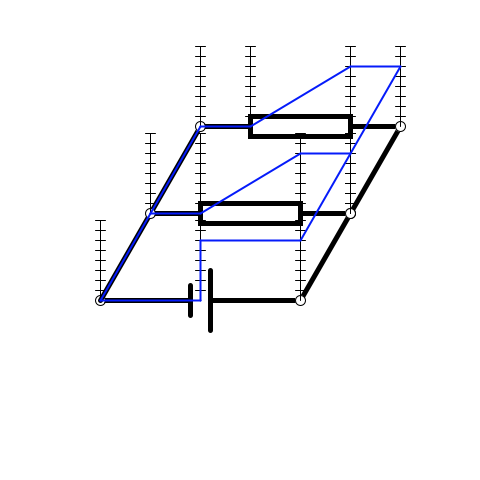
Frame 1 (no input)
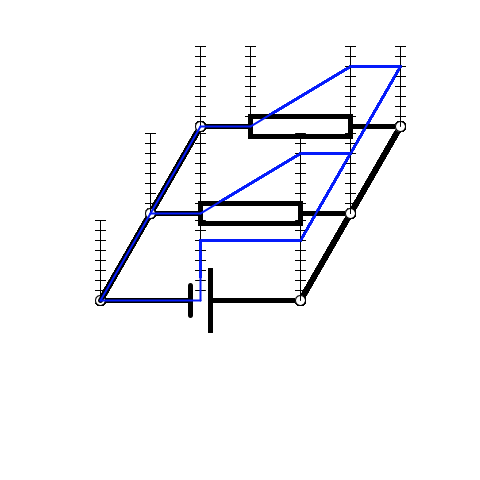
Frame 60 (the mouse pressed at the canvas centre just before this capture)
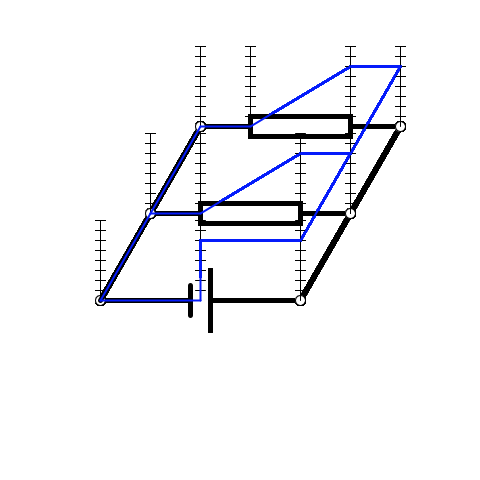
Frame 120 (the mouse held since frame 60 and released just before this capture)

The Processing sketch that drew these frames (run headless with seeded random() and noise(); from frame 60 on, the mouse is pressed at the canvas centre):

// Processing sketch: Interective_circuit_R
// ── Interective_circuit_R.pde
BatObj w1;
WireObj w2;
WireObj w3;
RObj w4;
RObj w5;
WireObj w6;
WireObj w7;

int memoriWeight = 1;
int graphWeight = 2;

void setup() {
  size(480,480);
  background(255);
  smooth();
  strokeWeight(5);//回路の線の幅
  
  float x1 = 100; 
  float y1 = 300;
  float L1 = 100;
  float L2 = 200;
  float deg = radians(60); //0度〜180度で指定
  float Vin = 60;
  float Gnd  = 0;
  
  
  w1 = new BatObj(x1,y1,L2,deg,Gnd, Vin, "R");
  w2 = new WireObj(w1.endX,w1.endY,L1,deg,w1.Vout,w1.Vout ,"U");
    w3 = new WireObj(w2.endX,w2.endY,L1,deg,w2.Vout,w2.Vout ,"U");
  w4 = new RObj(w2.endX,w2.endY,L2,deg,w2.Vout,Gnd,"L");
  w5 = new RObj(w3.endX,w3.endY,L2,deg,w3.Vout,Gnd,"L");
  w6 = new WireObj(w5.endX,w5.endY,L1,deg,Gnd,Gnd,"D");
    w7 = new WireObj(w4.endX,w4.endY,L1,deg,Gnd,Gnd,"D");
}

void draw() {
  float Vmax = 80;
  w1.displayC();
  w2.displayC();
  w3.displayC();
  w4.displayC();
    w5.displayC();
  w6.displayC();
  w7.displayC();
  
  w1.displayS(Vmax,0);
  w2.displayS(Vmax,0);
  w3.displayS(Vmax,0);
  w4.displayS(Vmax,0);
    w5.displayS(Vmax,0);
  w6.displayS(Vmax,0);
  w7.displayS(Vmax,0);
  
  w1.displayV();
  w2.displayV();
  w3.displayV();
  w4.displayV();
    w5.displayV();
  w6.displayV();
  w7.displayV();
}



//****************オブジェクトの定義はここから下で*****************//
//ワイヤーオブジェクトを手動で継承

//***初期化
//**WireObj(始点x,始点y,線の長さ,角度,入力電圧、出力電圧、向き)
//**RObj(始点x,始点y,線の長さ,角度,入力電圧、出力電圧、向き)
//**BatObj(始点x,始点y,線の長さ,角度,入力電圧、出力電圧、向き)

//メソッド
//.displayC(); 回路を描画
//.displyS(Vmax,Vmin);目盛りを表示　引数は、縦軸の上限
//.displayV(); グラフを描画　
//     まだ、縦軸をマイナスの方向には拡張できていないです。

class WireObj{
  float x1 , y1;
  float L,deg;
  float Vin,Vout;
  String Muki; 
  
  float endX = 0;
  float  endY = 0;
  
  WireObj(float tempX,float tempY, float tempL ,float tempDeg , float tempVin, float tempVout ,String tempMuki) {
    x1 = tempX;
    y1 = tempY;
    L = tempL;
    deg = tempDeg;
    Vin = tempVin;
    Vout = tempVout;
    Muki = tempMuki;
    
    
    if (Muki == "U") {
      endX = x1 + L  * cos(deg);
      endY = y1 - L * sin(deg);
    } 
    else if (Muki == "R") {
      endX = x1 + L;
      endY = y1;
    }
    else if (Muki == "L") {
      endX = x1 - L;
      endY = y1;
    }
    else if (Muki == "D") {
      endX = x1 - L  * cos(deg);
      endY = y1 + L * sin(deg);
    } 
  }
  
  void displayC() { //回路の表示メソッド
    stroke(0);
    line(x1,y1,endX,endY); 
    pushStyle();
    strokeWeight(memoriWeight);
    ellipse(x1,y1,10,10);
    popStyle();
  }
  void displayV() {//グラフを表示するメソッド //グラフの縦軸の幅はVmaxで取得
    //電圧を作図する
    pushStyle(); 
    stroke(#051BFA);
    strokeWeight(graphWeight);
    line(x1,y1 - Vin ,endX,endY - Vin);
    popStyle();
  }
  
  void displayS(float Vmax , float Vmin) {
    //電圧のメモリ
    pushStyle(); 
    strokeWeight(memoriWeight);
    line(x1,y1 - Vmax,x1,y1 + Vmin);
    for (int i = 1;i <= Vmax / 10;i++) {//Vinの目盛り
      line(x1 - 5, y1 - i  * 10 , x1 + 5 , y1 - i  * 10);
    }
    popStyle();
  }
}



class RObj{
  float x1 , y1;
  float L,deg;
  float Vin,Vout;
  String Muki; //ワイヤーの向き　１；縦　０；横
  
  float endX = 0;
  float  endY = 0;
  
  //R抵抗の作図用
  float rWidHi = 2; //Rの幅をワイヤーの長さLに対してどんな比にするか
  float rHeight = 10;
  
  RObj(float tempX,float tempY, float tempL ,float tempDeg , float tempVin,  float tempVout ,String tempMuki) {
    x1 = tempX;
    y1 = tempY;
    L = tempL;
    deg = tempDeg;
    Vin = tempVin;
    Vout = tempVout;
    Vout = tempVout;
    Muki = tempMuki;
    
    if (Muki == "U") {
      endX = x1 + L  * cos(deg);
      endY = y1 - L * sin(deg);
    } 
    else if (Muki == "R") {
      endX = x1 + L;
      endY = y1;
    }
    else if (Muki == "L") {
      endX = x1 - L;
      endY = y1;
    }
    else if (Muki == "D") {
      endX = x1 - L  * cos(deg);
      endY = y1 + L * sin(deg);
    } 
  }
  
  void displayC() { //回路の表示メソッド
    stroke(0);
    line(x1,y1,endX,endY); 
    float rWidth = L / rWidHi;
    
    //縦か横で場合分け
    if (Muki == "U" || Muki == "D") {
      quad(endX * (rWidHi - 1) / (2 * rWidHi)   +   x1 * (rWidHi + 1) / (2 * rWidHi)  + rHeight,endY * (rWidHi - 1) / (2 * rWidHi)   +   y1 * (rWidHi + 1) / (2 * rWidHi) ,
        endX * (rWidHi - 1) / (2 * rWidHi)   +   x1 * (rWidHi + 1) / (2 * rWidHi)  - rHeight ,endY * (rWidHi - 1) / (2 * rWidHi)   +   y1 * (rWidHi + 1) / (2 * rWidHi) ,
        x1 * (rWidHi - 1) / (2 * rWidHi)   +   endX * (rWidHi + 1) / (2 * rWidHi) - rHeight ,y1 * (rWidHi - 1) / (2 * rWidHi)   +   endY * (rWidHi + 1) / (2 * rWidHi) ,
        x1 * (rWidHi - 1) / (2 * rWidHi)   +   endX * (rWidHi + 1) / (2 * rWidHi) + rHeight ,y1 * (rWidHi - 1) / (2 * rWidHi)   +   endY * (rWidHi + 1) / (2 * rWidHi) 
     );} else {
      quad(endX * (rWidHi - 1) / (2 * rWidHi)   +   x1 * (rWidHi + 1) / (2 * rWidHi)  ,endY * (rWidHi - 1) / (2 * rWidHi)   +   y1 * (rWidHi + 1) / (2 * rWidHi) + rHeight ,
        endX * (rWidHi - 1) / (2 * rWidHi)   +   x1 * (rWidHi + 1) / (2 * rWidHi)   ,endY * (rWidHi - 1) / (2 * rWidHi)   +   y1 * (rWidHi + 1) / (2 * rWidHi) -  rHeight,
        x1 * (rWidHi - 1) / (2 * rWidHi)   +   endX * (rWidHi + 1) / (2 * rWidHi)  ,y1 * (rWidHi - 1) / (2 * rWidHi)   +   endY * (rWidHi + 1) / (2 * rWidHi) - rHeight,
        x1 * (rWidHi - 1) / (2 * rWidHi)   +   endX * (rWidHi + 1) / (2 * rWidHi)  ,y1 * (rWidHi - 1) / (2 * rWidHi)   +   endY * (rWidHi + 1) / (2 * rWidHi) + rHeight
       );
    }
    pushStyle();
    strokeWeight(memoriWeight);
    ellipse(x1,y1,10,10);
    popStyle();
  }
  
  void displayV() {//グラフを表示するメソッド //グラフの縦軸の幅はVmaxで取得
    //電圧を作図する
    pushStyle();
    stroke(#051BFA);
    strokeWeight(graphWeight);
    line(x1,y1 - Vin ,
      endX * (rWidHi - 1) / (2 * rWidHi)   +   x1 * (rWidHi + 1) / (2 * rWidHi)   ,endY * (rWidHi - 1) / (2 * rWidHi)   +   y1 * (rWidHi + 1) / (2 * rWidHi)  - Vin);
    line(endX * (rWidHi - 1) / (2 * rWidHi)   +   x1 * (rWidHi + 1) / (2 * rWidHi)   ,endY * (rWidHi - 1) / (2 * rWidHi)   +   y1 * (rWidHi + 1) / (2 * rWidHi) - Vin ,
      x1 * (rWidHi - 1) / (2 * rWidHi)   +   endX * (rWidHi + 1) / (2 * rWidHi)   ,y1 * (rWidHi - 1) / (2 * rWidHi)   +   endY * (rWidHi + 1) / (2 * rWidHi) - Vout);
    line(x1 * (rWidHi - 1) / (2 * rWidHi)   +   endX * (rWidHi + 1) / (2 * rWidHi)  ,y1 * (rWidHi - 1) / (2 * rWidHi)   +   endY * (rWidHi + 1) / (2 * rWidHi) - Vout ,
      endX ,endY - Vout);
    popStyle();
  }
  
  void displayS(float Vmax , float Vmin) {  
    //縦軸を描画
    //線の幅memoriWeight は、グローバル変数で定義
    stroke(0);
    pushStyle(); 
    strokeWeight(memoriWeight);
    
    //銅線の縦軸
    line(x1,y1 - Vmax,x1,y1 + Vmin);
    // 抵抗の縦軸
    line(endX * (rWidHi - 1) / (2 * rWidHi)   +   x1 * (rWidHi + 1) / (2 * rWidHi) , endY * (rWidHi - 1) / (2 * rWidHi)   +   y1 * (rWidHi + 1) / (2 * rWidHi)  - Vmax,
      endX * (rWidHi - 1) / (2 * rWidHi)   +   x1 * (rWidHi + 1) / (2 * rWidHi) , endY * (rWidHi - 1) / (2 * rWidHi)   +   y1 * (rWidHi + 1) / (2 * rWidHi) + Vmin
     );
    //銅線の縦軸
    line(x1 * (rWidHi - 1) / (2 * rWidHi)   +   endX * (rWidHi + 1) / (2 * rWidHi) , y1 * (rWidHi - 1) / (2 * rWidHi)   +   endY * (rWidHi + 1) / (2 * rWidHi)  - Vmax,
      x1 * (rWidHi - 1) / (2 * rWidHi)   +   endX * (rWidHi + 1) / (2 * rWidHi) , y1 * (rWidHi - 1) / (2 * rWidHi)   +   endY * (rWidHi + 1) / (2 * rWidHi) + Vmin
     );
    
    for (int i = 1;i <= Vmax / 10;i++) {//Vinの目盛り
      line(x1 - 5, y1 - i  * 10 , x1 + 5 , y1 - i  * 10);
    }
    
    if (Muki == "R" || Muki == "L") { // //抵抗前の目盛り
      for (int i = 1;i <= Vmax / 10;i++) {
        line(endX * (rWidHi - 1) / (2 * rWidHi)   +   x1 * (rWidHi + 1) / (2 * rWidHi) - 5, 
          y1 * (rWidHi - 1) / (2 * rWidHi)   +   endY * (rWidHi + 1) / (2 * rWidHi) - i  * 10 ,
          endX * (rWidHi - 1) / (2 * rWidHi)   +   x1 * (rWidHi + 1) / (2 * rWidHi) + 5 ,
          y1 * (rWidHi - 1) / (2 * rWidHi)   +   endY * (rWidHi + 1) / (2 * rWidHi) - i  * 10);
      }
    } else {
      for (int i = 1;i <= Vmax / 10;i ++) {
        line(endX * (rWidHi - 1) / (2 * rWidHi)   +   x1 * (rWidHi + 1) / (2 * rWidHi)  - 5, 
          endY * (rWidHi - 1) / (2 * rWidHi)   +   y1 * (rWidHi + 1) / (2 * rWidHi)  - i * 10,
          endX * (rWidHi - 1) / (2 * rWidHi)   +   x1 * (rWidHi + 1) / (2 * rWidHi) + 5, 
          endY * (rWidHi - 1) / (2 * rWidHi)   +   y1 * (rWidHi + 1) / (2 * rWidHi) - i * 10
         );
      }
    }
    if (Muki == "R" || Muki == "L") { // //抵抗後の目盛り
      for (int i = 1;i <= Vmax / 10;i++) {
        line(x1 * (rWidHi - 1) / (2 * rWidHi)   +   endX * (rWidHi + 1) / (2 * rWidHi) - 5, 
          endY * (rWidHi - 1) / (2 * rWidHi)   +   y1 * (rWidHi + 1) / (2 * rWidHi) - i  * 10 ,
          x1 * (rWidHi - 1) / (2 * rWidHi)   +   endX * (rWidHi + 1) / (2 * rWidHi) + 5 ,
          endY * (rWidHi - 1) / (2 * rWidHi)   +   y1 * (rWidHi + 1) / (2 * rWidHi) - i  * 10);
      }
    } else {
      for (int i = 1;i <= Vmax / 10;i ++) {
        line(x1 * (rWidHi - 1) / (2 * rWidHi)   +   endX * (rWidHi + 1) / (2 * rWidHi)  - 5, 
          y1 * (rWidHi - 1) / (2 * rWidHi)   +   endY * (rWidHi + 1) / (2 * rWidHi)  - i * 10,
          x1 * (rWidHi - 1) / (2 * rWidHi)   +   endX * (rWidHi + 1) / (2 * rWidHi) + 5, 
          y1 * (rWidHi - 1) / (2 * rWidHi)   +   endY * (rWidHi + 1) / (2 * rWidHi) - i * 10
         );
      }
    }
    popStyle();
  }
}



class BatObj{
  float x1 , y1;
  float L,deg;
  float Vin,Vout;
  String Muki; //ワイヤーの向き　１；縦　０；横
  
  float endX = 0;
  float  endY = 0;
  
  //R抵抗の作図用
  float batWidHi = 10; //Vの幅をワイヤーの長さLに対してどんな比にするか
  float rHeight = 20;
  
  BatObj(float tempX,float tempY, float tempL ,float tempDeg , float tempVin,  float tempVout ,String tempMuki) {
    x1 = tempX;
    y1 = tempY;
    L = tempL;
    deg = tempDeg;
    Vin = tempVin;
    Vout = tempVout;
    Vout = tempVout;
    Muki = tempMuki;
    
    if (Muki == "U") {
      endX = x1 + L  * cos(deg);
      endY = y1 - L * sin(deg);
    } 
    else if (Muki == "R") {
      endX = x1 + L;
      endY = y1;
    }
    else if (Muki == "L") {
      endX = x1 - L;
      endY = y1;
    }
    else if (Muki == "D") {
      endX = x1 - L  * cos(deg);
      endY = y1 + L * sin(deg);
    } 
  }
  
  void displayC() { //回路の表示メソッド
    stroke(0);
    line(x1,y1,endX,endY); 
    stroke(255);  
    //縦か横で場合分け
    if (Muki == "U" || Muki == "D") {
      quad(endX * (batWidHi - 1) / (2 * batWidHi)   +   x1 * (batWidHi + 1) / (2 * batWidHi)  + rHeight,endY * (batWidHi - 1) / (2 * batWidHi)   +   y1 * (batWidHi + 1) / (2 * batWidHi) ,
        endX * (batWidHi - 1) / (2 * batWidHi)   +   x1 * (batWidHi + 1) / (2 * batWidHi)  - rHeight ,endY * (batWidHi - 1) / (2 * batWidHi)   +   y1 * (batWidHi + 1) / (2 * batWidHi) ,
        x1 * (batWidHi - 1) / (2 * batWidHi)   +   endX * (batWidHi + 1) / (2 * batWidHi) - rHeight ,y1 * (batWidHi - 1) / (2 * batWidHi)   +   endY * (batWidHi + 1) / (2 * batWidHi) ,
        x1 * (batWidHi - 1) / (2 * batWidHi)   +   endX * (batWidHi + 1) / (2 * batWidHi) + rHeight ,y1 * (batWidHi - 1) / (2 * batWidHi)   +   endY * (batWidHi + 1) / (2 * batWidHi) 
     );} else {
      quad(endX * (batWidHi - 1) / (2 * batWidHi)   +   x1 * (batWidHi + 1) / (2 * batWidHi)  ,endY * (batWidHi - 1) / (2 * batWidHi)   +   y1 * (batWidHi + 1) / (2 * batWidHi) + rHeight ,
        endX * (batWidHi - 1) / (2 * batWidHi)   +   x1 * (batWidHi + 1) / (2 * batWidHi)   ,endY * (batWidHi - 1) / (2 * batWidHi)   +   y1 * (batWidHi + 1) / (2 * batWidHi) -  rHeight,
        x1 * (batWidHi - 1) / (2 * batWidHi)   +   endX * (batWidHi + 1) / (2 * batWidHi)  ,y1 * (batWidHi - 1) / (2 * batWidHi)   +   endY * (batWidHi + 1) / (2 * batWidHi) - rHeight,
        x1 * (batWidHi - 1) / (2 * batWidHi)   +   endX * (batWidHi + 1) / (2 * batWidHi)  ,y1 * (batWidHi - 1) / (2 * batWidHi)   +   endY * (batWidHi + 1) / (2 * batWidHi) + rHeight
       );
    }
    stroke(0);
    
    //電源の両端の棒
    float Vmax = 30;
    if (Muki == "R" || Muki == "L") { // //抵抗前の目盛り
      
      //-
      line(endX * (batWidHi - 1) / (2 * batWidHi)   +   x1 * (batWidHi + 1) / (2 * batWidHi) , endY * (batWidHi - 1) / (2 * batWidHi)   +   y1 * (batWidHi + 1) / (2 * batWidHi)  - Vmax / 2,
        endX * (batWidHi - 1) / (2 * batWidHi)   +   x1 * (batWidHi + 1) / (2 * batWidHi) , endY * (batWidHi - 1) / (2 * batWidHi)   +   y1 * (batWidHi + 1) / (2 * batWidHi) + Vmax / 2
       );
      //+
      line(x1 * (batWidHi - 1) / (2 * batWidHi)   +   endX * (batWidHi + 1) / (2 * batWidHi) , y1 * (batWidHi - 1) / (2 * batWidHi)   +   endY * (batWidHi + 1) / (2 * batWidHi)  - Vmax,
        x1 * (batWidHi - 1) / (2 * batWidHi)   +   endX * (batWidHi + 1) / (2 * batWidHi) , y1 * (batWidHi - 1) / (2 * batWidHi)   +   endY * (batWidHi + 1) / (2 * batWidHi) + Vmax
       );
    } else {
      line(endX * (batWidHi - 1) / (2 * batWidHi)   +   x1 * (batWidHi + 1) / (2 * batWidHi) - Vmax / 2, 
        endY * (batWidHi - 1) / (2 * batWidHi)   +   y1 * (batWidHi + 1) / (2 * batWidHi)  ,
        endX * (batWidHi - 1) / (2 * batWidHi)   +   x1 * (batWidHi + 1) / (2 * batWidHi) + Vmax / 2,
        endY * (batWidHi - 1) / (2 * batWidHi)   +   y1 * (batWidHi + 1) / (2 * batWidHi));
      
      line(x1 * (batWidHi - 1) / (2 * batWidHi)   +   endX * (batWidHi + 1) / (2 * batWidHi) - Vmax, 
        y1 * (batWidHi - 1) / (2 * batWidHi)   +   endY * (batWidHi + 1) / (2 * batWidHi)  ,
        x1 * (batWidHi - 1) / (2 * batWidHi)   +   endX * (batWidHi + 1) / (2 * batWidHi) + Vmax ,
        y1 * (batWidHi - 1) / (2 * batWidHi)   +   endY * (batWidHi + 1) / (2 * batWidHi));
    }
    
    pushStyle();
    strokeWeight(memoriWeight);
    ellipse(x1,y1,10,10);
    popStyle();
  }
  
  void displayV() {//グラフを表示するメソッド //グラフの縦軸の幅はVmaxで取得
    //電圧を作図する
    pushStyle();
    strokeWeight(graphWeight);
    stroke(#051BFA);
    line(x1,y1 - Vin ,
     (endX    +   x1) / 2  ,(endY    +   y1) / 2 - Vin);
    line((endX    +   x1) / 2  ,(endY    +   y1) / 2 - Vin ,
     (endX    +   x1) / 2  ,(endY    +   y1) / 2 - Vout);
    line((endX    +   x1) / 2  ,(endY    +   y1) / 2 - Vout ,
      endX ,endY - Vout);
    popStyle();
  }
  
  void displayS(float Vmax , float Vmin) {  
    //縦軸を描画
    //線の幅memoriWeight は、グローバル変数で定義
    stroke(0);
    pushStyle(); 
    strokeWeight(memoriWeight);
    
    //銅線の縦軸
    line(x1,y1 - Vmax,x1,y1 + Vmin);
    // 電源の縦軸
    line((endX    +   x1) / 2  ,(endY    +   y1) / 2 - Vmax,
     (endX    +   x1) / 2  ,(endY    +   y1) / 2 - Vmin
     );
    
    
    for (int i = 1;i <= Vmax / 10;i++) {//Vinの目盛り
      line(x1 - 5, y1 - i  * 10 , x1 + 5 , y1 - i  * 10);
    }
    
    for (int i = 1;i <= Vmax / 10;i++) {//Vinの目盛り
      line((endX    +   x1) / 2  - 5,(endY    +   y1) / 2 - i  * 10 ,(endX    +   x1) / 2   + 5 ,(endY    +   y1) / 2  - i  * 10);
    }
    
    popStyle();
  }
}
